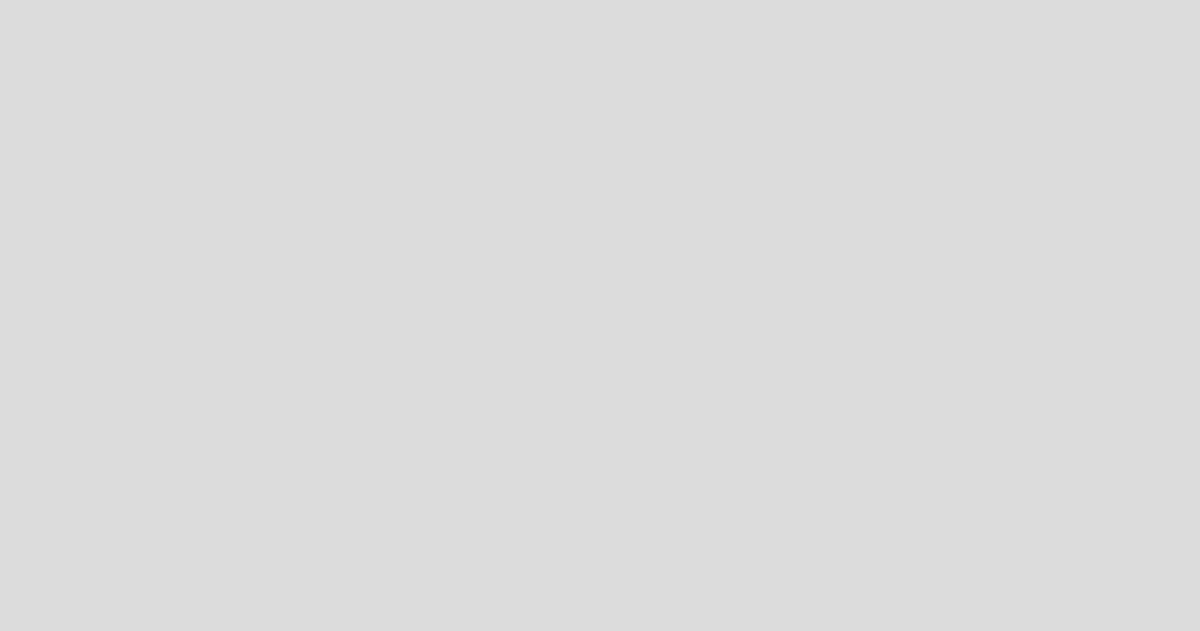
Frame 1 (no input)
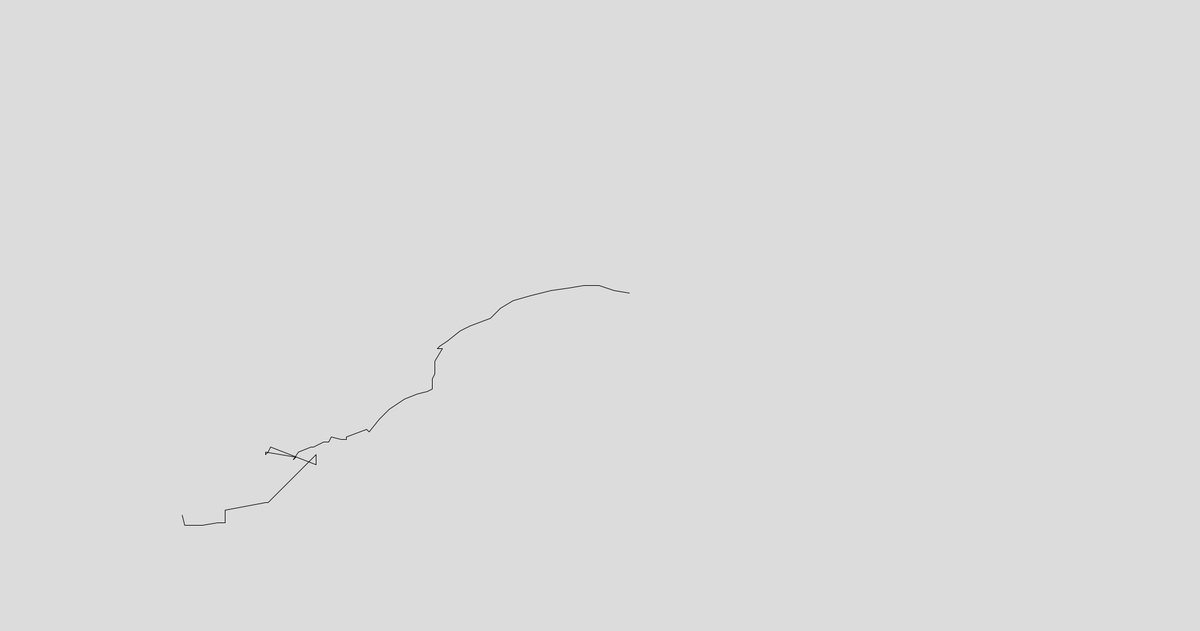
Frame 60 (the mouse pressed at the canvas centre just before this capture)
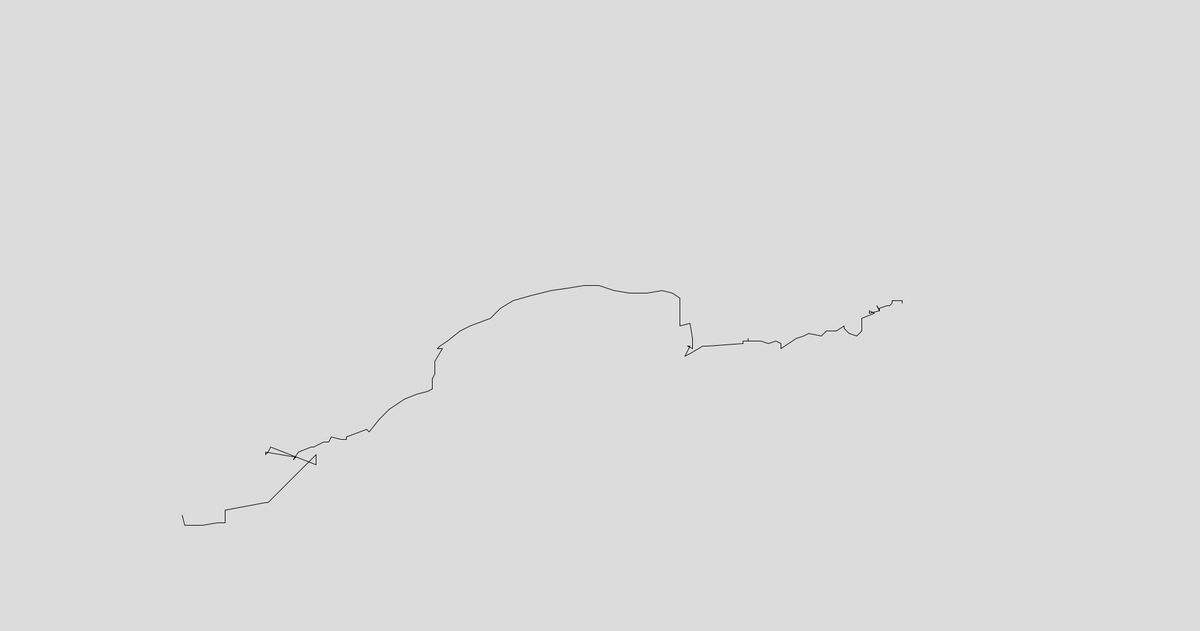
Frame 120 (the mouse held since frame 60 and released just before this capture)

The Processing sketch that drew these frames (run headless with seeded random() and noise(); from frame 60 on, the mouse is pressed at the canvas centre):

// Processing sketch: Ant_Path_Generator
// ── Ant_Path_Generator.pde
int [] x = {
  288,
  292,
  320,
  344,
  356,
  356,
  356,
  420,
  424,
  500,
  500,
  428,
  424,
  420,
  420,
  420,
  444,
  468,
  464,
  472,
  492,
  496,
  512,
  520,
  524,
  540,
  548,
  548,
  580,
  584,
  600,
  608,
  616,
  628,
  640,
  660,
  676,
  684,
  684,
  684,
  684,
  688,
  688,
  688,
  700,
  692,
  696,
  708,
  728,
  744,
  776,
  792,
  812,
  840,
  872,
  900,
  924,
  948,
  972,
  996,
  1024,
  1048,
  1064,
  1076,
  1076,
  1092,
  1096,
  1096,
  1096,
  1096,
  1096,
  1088,
  1088,
  1092,
  1084,
  1092,
  1112,
  1120,
  1176,
  1176,
  1180,
  1184,
  1184,
  1184,
  1192,
  1200,
  1204,
  1216,
  1228,
  1236,
  1236,
  1260,
  1272,
  1280,
  1300,
  1308,
  1324,
  1336,
  1336,
  1344,
  1356,
  1360,
  1364,
  1364,
  1384,
  1376,
  1376,
  1392,
  1392,
  1388,
  1392,
  1392,
  1392,
  1404,
  1408,
  1412,
  1412,
  1420,
  1428,
  1428,
  1436,
  1448,
  1464,
  1484,
  1496,
  1508,
  1524,
  1544,
  1564,
  1572,
  1876,
  1848,
  1828,
  1816,
  1812,
  1816,
  1820,
  1816,
  1820,
  1824,
  1816,
  1812,
  1800,
  1784,
  1764,
  1724,
  1688,
  1664,
  1652,
  1596,
  1564,
  1528,
  1476,
  1424,
  1360,
  1332,
  1308,
  1288,
  1288,
  1288,
  1292,
  1300,
  1312,
  1312,
  1308,
  1316,
  1324,
  1336,
  1340,
  1336,
  1332,
  1324,
  1312,
  1304,
  1292,
  1268,
  1260,
  1220,
  1176,
  1160,
  1124,
  1124,
  1140,
  1140,
  1140,
  1136,
  1132,
  1124,
  1120,
  1132,
  1136,
  1140,
  1132,
  1136,
  1140,
  1140,
  1140,
  1140,
  1140,
  1140,
  1140,
  1140,
  1140,
  1136,
  1140,
  1140,
  1140,
  1140,
  1140,
  1144,
  1132,
  1124,
  1120,
  1112,
  1112,
  1124,
  1132,
  1136,
  1116,
  1108,
  1108,
  1128,
  1132,
  1136,
  1148,
  1136,
  1124,
  1120,
  1124,
  1128,
  1140,
  1140,
  1136,
  1140,
  1128,
  1116,
  1104,
  1100,
  1092,
  1084,
  1068,
  1060,
  1044,
  1036,
  1000,
  1000,
  984,
  984,
  988,
  992,
  988,
  988,
  984,
  984,
  988,
  992,
  1000,
  1000,
  1000,
  996,
  992,
  964,
  956,
  952,
  940,
  940,
  940,
  932,
  936,
  928,
  928,
  924,
  924,
  928,
  924,
  964,
  960,
  944,
  936,
  924,
  924,
  916,
  916,
  912,
  908,
  912,
  908,
  912,
  916,
  912,
  908,
  912,
  916,
  948,
  948,
  940,
  944,
  948,
  948,
  948,
  952,
  948,
  952,
  952,
  940,
  936,
  928,
  916,
  900,
  864,
  836,
  816,
  792,
  764,
  752,
  744,
  740,
  736,
  736,
  740,
  740,
  740,
  744,
  736,
  732,
  732,
  732,
  736,
  736,
  736,
  736,
  728,
  716,
  704,
  692,
  668,
  644,
  612,
  596,
  588,
  580,
  580,
  580,
  576,
  580,
  580,
  580,
  580,
  568,
  560,
  556,
  556,
  556,
  548,
  548,
  548,
  548,
  548,
  552,
  556,
  556,
  548,
  548,
  1804,
  1772,
  1744,
  1732,
  1724,
  1732,
  1748,
  1780,
  1788,
  1804,
  1804,
  1812,
  1816,
  1808,
  1804,
  1804,
  1800,
  1800,
  1788,
  1772,
  1756,
  1732,
  1696,
  1672,
  1648,
  1628,
  1604,
  1592,
  1588,
  1576,
  1548,
  1520,
  1480,
  1452,
  1420,
  1372,
  1348,
  1308,
  1256,
  1232,
  1188,
  1152,
  1144,
  1100,
  1096,
  1100,
  1116,
  1140,
  1164,
  1164,
  1164,
  1164,
  1160,
  1156,
  1160,
  1184,
  1188,
  1200,
  1200,
  1196,
  1188,
  1180,
  1172,
  1172,
  1172,
  1168,
  1164,
  1152,
  1132,
  1108,
  1088,
  1072,
  1068,
  1028,
  980,
  952,
  916,
  892,
  856,
  812,
  796,
  776,
  780,
  736,
  708,
  680,
  636,
  604,
  572,
  520,
  488,
  472,
  460,
  436,
  408,
  388,
  352,
  336,
  316,
  288,
  260,
  228,
  204,
  160,
  132,
  104,
  64,
  44,
  60,
  80,
  96,
  116,
  112,
  96,
  92,
  92,
  92,
  96,
  116,
  136,
  156,
  180,
  188,
  200,
  220,
  232,
  244,
  260,
  260,
  260,
  260,
  252,
  252,
  252,
  260,
  276,
  296,
  312,
  332,
  352,
  372,
  384,
  396,
  408,
  412,
  420,
  436,
  448,
  460,
  472,
  488,
  496,
  504,
  524,
  548,
  572,
  596,
  620,
  640,
  664,
  668,
  724,
  752,
  760,
  760,
  756,
  824,
  836,
  828,
  876,
  884,
  892,
  928,
  932,
  968,
  1008,
  1032,
  1060,
  1076,
  1084,
  1096,
  1092,
  1076,
  1068,
  1044,
  1044,
  1044,
  1036,
  1028,
};


int[] y = {
816,
832,
832,
828,
828,
828,
808,
796,
796,
720,
736,
708,
716,
720,
720,
716,
720,
724,
728,
716,
708,
708,
700,
700,
692,
696,
696,
692,
680,
684,
664,
656,
648,
640,
632,
624,
620,
616,
612,
604,
600,
592,
580,
572,
552,
552,
548,
540,
524,
516,
504,
488,
476,
468,
460,
456,
452,
452,
460,
464,
464,
460,
464,
472,
516,
512,
536,
548,
548,
552,
552,
548,
548,
548,
564,
560,
548,
548,
544,
540,
540,
540,
536,
540,
540,
540,
540,
544,
540,
544,
552,
536,
532,
528,
532,
524,
524,
516,
520,
528,
532,
528,
524,
504,
496,
492,
496,
492,
492,
484,
492,
492,
488,
484,
484,
480,
476,
476,
476,
480,
476,
472,
468,
456,
452,
448,
440,
432,
424,
424,
300,
312,
316,
324,
316,
308,
308,
308,
304,
300,
300,
300,
300,
300,
296,
292,
276,
268,
268,
268,
248,
240,
208,
200,
188,
188,
172,
176,
172,
168,
172,
172,
176,
184,
188,
192,
192,
200,
208,
220,
228,
240,
252,
260,
268,
284,
296,
312,
332,
344,
368,
368,
372,
368,
364,
368,
368,
368,
364,
364,
368,
368,
368,
376,
384,
380,
380,
380,
384,
384,
384,
388,
392,
392,
392,
392,
396,
396,
396,
400,
404,
400,
412,
416,
420,
424,
424,
432,
456,
476,
484,
508,
508,
504,
504,
528,
532,
528,
532,
528,
520,
520,
528,
536,
540,
548,
552,
552,
560,
564,
572,
556,
556,
580,
604,
608,
612,
612,
608,
608,
612,
616,
624,
628,
628,
624,
620,
612,
612,
604,
604,
624,
636,
632,
636,
636,
636,
664,
660,
656,
656,
652,
652,
648,
648,
628,
628,
624,
624,
620,
624,
620,
620,
620,
620,
620,
620,
620,
620,
616,
616,
620,
624,
612,
608,
604,
600,
596,
584,
584,
576,
568,
564,
564,
532,
524,
520,
516,
504,
496,
500,
508,
516,
524,
532,
536,
536,
540,
540,
540,
540,
540,
540,
540,
540,
540,
536,
536,
536,
536,
540,
536,
536,
536,
532,
528,
520,
500,
492,
476,
464,
456,
452,
448,
448,
444,
440,
440,
424,
412,
408,
404,
400,
396,
396,
396,
396,
396,
396,
396,
392,
392,
392,
8,
20,
24,
36,
36,
28,
16,
12,
16,
20,
16,
16,
16,
16,
20,
24,
24,
24,
36,
44,
52,
68,
76,
84,
96,
104,
116,
124,
136,
144,
152,
164,
176,
180,
180,
188,
196,
200,
204,
204,
228,
224,
232,
236,
236,
228,
216,
220,
212,
212,
208,
208,
208,
212,
212,
208,
212,
220,
228,
232,
236,
244,
256,
260,
264,
276,
284,
308,
324,
332,
340,
336,
320,
316,
312,
316,
320,
320,
312,
332,
340,
356,
360,
380,
392,
396,
400,
404,
416,
424,
424,
424,
432,
436,
444,
452,
468,
476,
480,
496,
508,
524,
536,
552,
560,
576,
580,
572,
564,
564,
556,
548,
552,
556,
556,
552,
552,
552,
544,
532,
524,
516,
508,
500,
488,
480,
468,
460,
464,
464,
468,
472,
472,
476,
476,
472,
468,
464,
464,
452,
448,
444,
444,
440,
436,
436,
424,
412,
412,
400,
400,
396,
392,
388,
388,
380,
376,
372,
364,
356,
356,
308,
308,
308,
308,
312,
284,
284,
284,
268,
272,
260,
256,
260,
252,
244,
236,
228,
228,
224,
216,
216,
220,
220,
232,
232,
236,
236,
244};

//int [] x = {
//  260,
//  252,
//  244,
//  236,
//  228,
//  228,
//  224,
//  216,
//  216,
//  220,
//  220,
//  232,
//  232,
//  236,
//  236,
//  244
//};
//int [] y = {
//  560,
//  262,
//  214,
//  576,
//  928,
//  328,
//  224,
//  214,
//  516,
//  220,
//  520,
//  332,
//  632,
//  736,
//  466,
//  654
//};


int currentLine = 0;

void setup() {
  size(1900, 1000);
  strokeWeight(1);
}

void draw() {
  background(220);
  
  // Draw lines up to the current line
  for (int i = 1; i <= currentLine; i++) {
    line(x[i-1], y[i-1], x[i], y[i]);
  }
  
  // Increment current line after a delay of 100 milliseconds
  if (currentLine < x.length - 1) {
    delay(100);
    currentLine++;
  }
}
